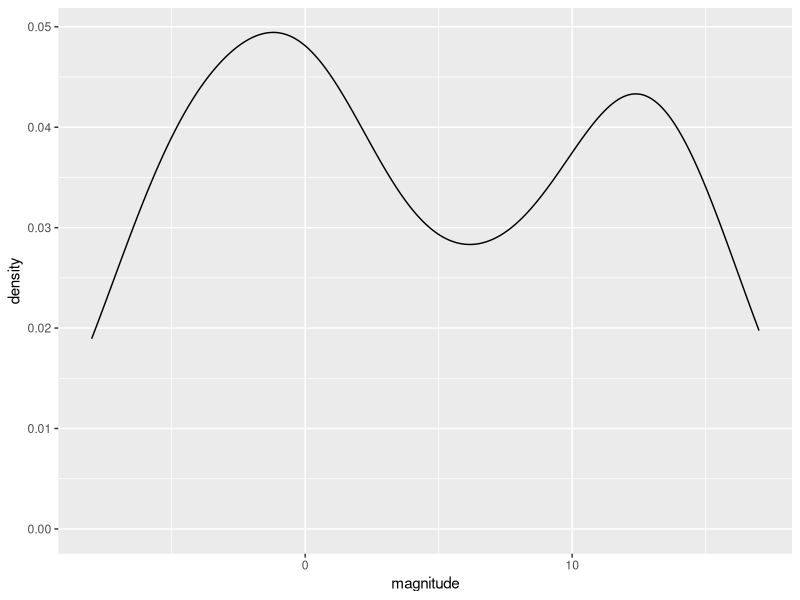
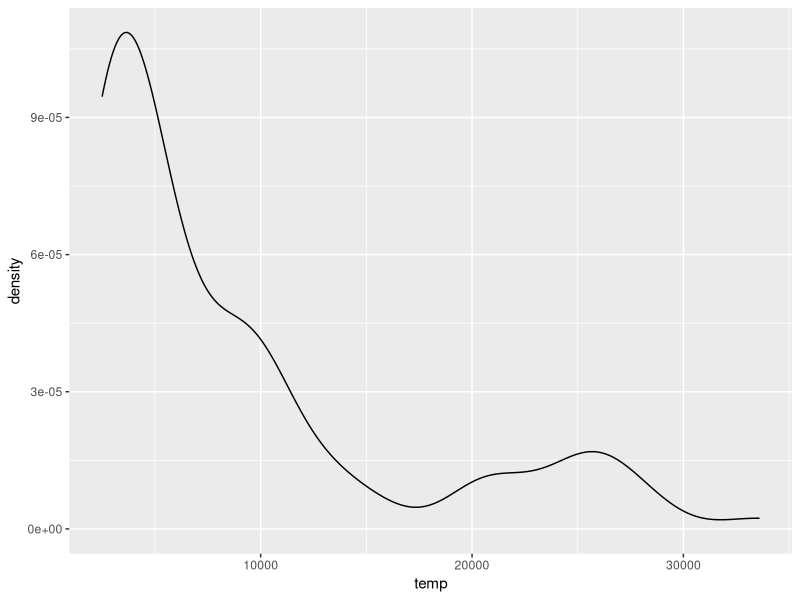
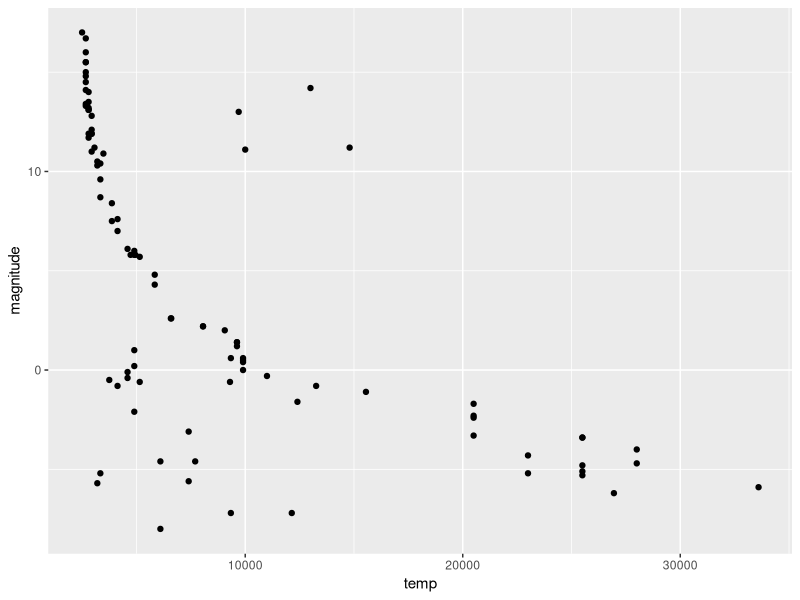
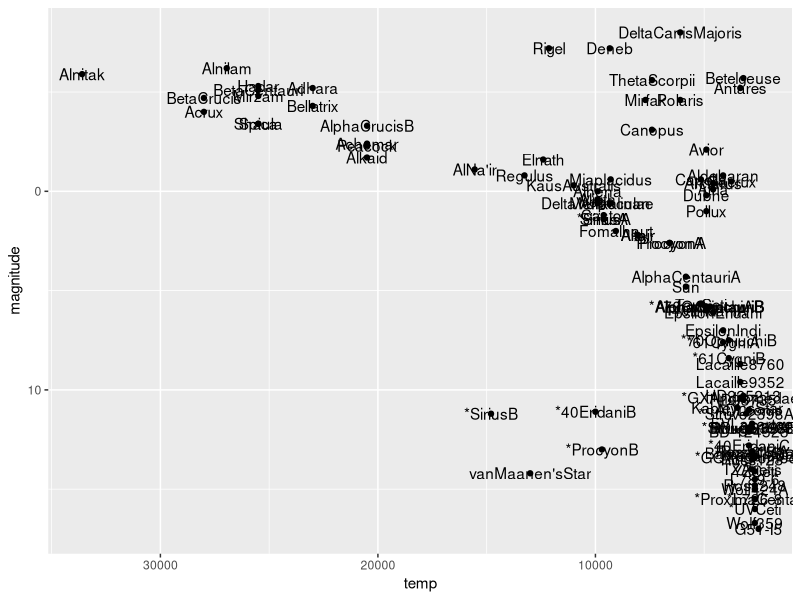
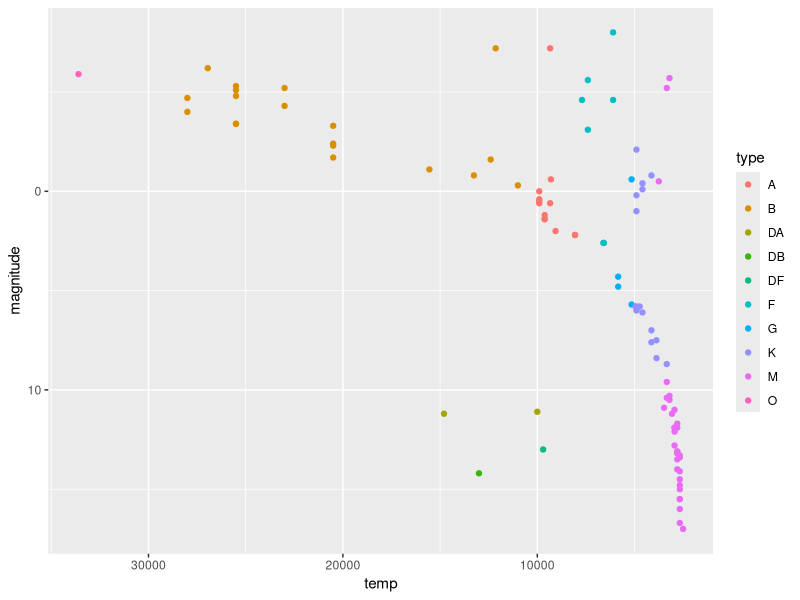

R code for these plots, in order:
update.packages()

library(dplyr)
library(ggplot2)
library(ggthemes)
library(tidyverse)
library(dslabs)
data(stars)
options(digits = 3)   # report 3 significant digits


str(stars)

meanMag <-  mean(stars$magnitude)
sdMag <- sd(stars$magnitude)
meanMag
sdMag


#density plots of the magnitude
stars %>% 
  ggplot(aes(magnitude)) + 
  geom_density()

str(stars)

meanTmp <- mean(stars$temp)
sdTmp <- sd(stars$temp)

meanTmp
sdTmp

stars %>% 
  ggplot(aes(temp)) + 
  geom_density()

#starts temperature distribution doesnt 
#follow a normal distribution


stars %>% 
  ggplot(aes(temp, magnitude)) + 
  geom_point()


#flipping x axis  and y axis as astronomers do we 
#obtain the foillowing plot

stars %>% 
  ggplot(aes(temp, magnitude)) + 
  geom_point() +
  geom_text(aes(temp, magnitude, label = star)) +
  scale_x_log10() +
  scale_x_reverse() + 
  scale_y_reverse() 

stars %>% 
  ggplot(aes(temp, magnitude, color = type)) + 
  geom_point() +
  scale_x_log10() +
  scale_x_reverse() + 
  scale_y_reverse() 

str(stars)
